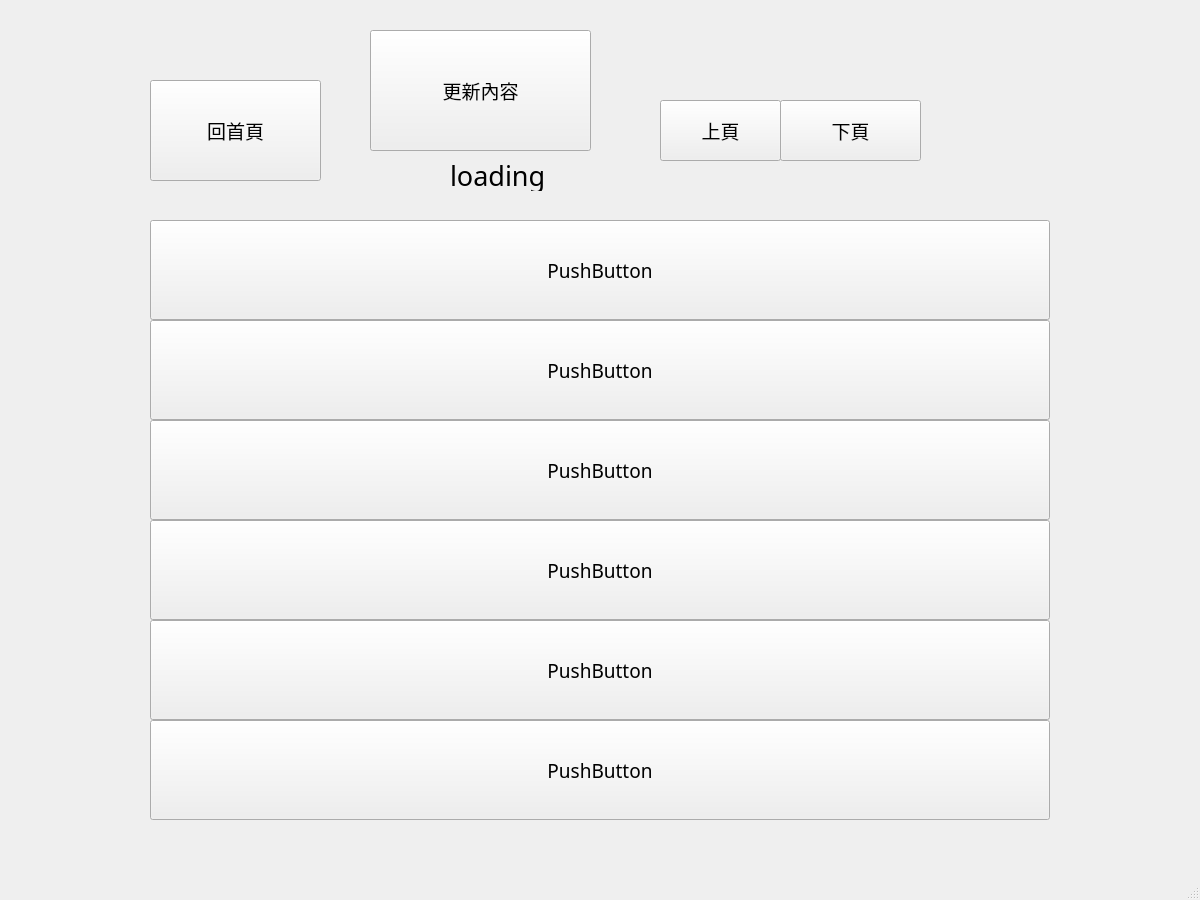
<?xml version="1.0" encoding="UTF-8"?>
<ui version="4.0">
 <class>MainWindow</class>
 <widget class="QMainWindow" name="MainWindow">
  <property name="geometry">
   <rect>
    <x>0</x>
    <y>0</y>
    <width>1200</width>
    <height>900</height>
   </rect>
  </property>
  <property name="windowTitle">
   <string>MainWindow</string>
  </property>
  <widget class="QWidget" name="centralwidget">
   <widget class="QPushButton" name="pushButton_2">
    <property name="geometry">
     <rect>
      <x>150</x>
      <y>220</y>
      <width>900</width>
      <height>100</height>
     </rect>
    </property>
    <property name="font">
     <font>
      <family>3ds</family>
      <pointsize>14</pointsize>
     </font>
    </property>
    <property name="text">
     <string>PushButton</string>
    </property>
   </widget>
   <widget class="QPushButton" name="pushButton_3">
    <property name="geometry">
     <rect>
      <x>150</x>
      <y>320</y>
      <width>900</width>
      <height>100</height>
     </rect>
    </property>
    <property name="font">
     <font>
      <family>3ds</family>
      <pointsize>14</pointsize>
     </font>
    </property>
    <property name="text">
     <string>PushButton</string>
    </property>
   </widget>
   <widget class="QPushButton" name="pushButton_4">
    <property name="geometry">
     <rect>
      <x>150</x>
      <y>420</y>
      <width>900</width>
      <height>100</height>
     </rect>
    </property>
    <property name="font">
     <font>
      <family>3ds</family>
      <pointsize>14</pointsize>
     </font>
    </property>
    <property name="text">
     <string>PushButton</string>
    </property>
   </widget>
   <widget class="QPushButton" name="pushButton_5">
    <property name="geometry">
     <rect>
      <x>150</x>
      <y>520</y>
      <width>900</width>
      <height>100</height>
     </rect>
    </property>
    <property name="font">
     <font>
      <family>3ds</family>
      <pointsize>14</pointsize>
     </font>
    </property>
    <property name="text">
     <string>PushButton</string>
    </property>
   </widget>
   <widget class="QPushButton" name="pushButton_6">
    <property name="geometry">
     <rect>
      <x>150</x>
      <y>620</y>
      <width>900</width>
      <height>100</height>
     </rect>
    </property>
    <property name="font">
     <font>
      <family>3ds</family>
      <pointsize>14</pointsize>
     </font>
    </property>
    <property name="text">
     <string>PushButton</string>
    </property>
   </widget>
   <widget class="QPushButton" name="pushButton_7">
    <property name="geometry">
     <rect>
      <x>150</x>
      <y>720</y>
      <width>900</width>
      <height>100</height>
     </rect>
    </property>
    <property name="font">
     <font>
      <family>3ds</family>
      <pointsize>14</pointsize>
     </font>
    </property>
    <property name="text">
     <string>PushButton</string>
    </property>
   </widget>
   <widget class="QPushButton" name="pushButton_prePage">
    <property name="geometry">
     <rect>
      <x>660</x>
      <y>100</y>
      <width>121</width>
      <height>61</height>
     </rect>
    </property>
    <property name="font">
     <font>
      <family>3ds</family>
      <pointsize>14</pointsize>
     </font>
    </property>
    <property name="text">
     <string>上頁</string>
    </property>
   </widget>
   <widget class="QPushButton" name="pushButton_nextPage">
    <property name="geometry">
     <rect>
      <x>780</x>
      <y>100</y>
      <width>141</width>
      <height>61</height>
     </rect>
    </property>
    <property name="font">
     <font>
      <family>3ds</family>
      <pointsize>14</pointsize>
     </font>
    </property>
    <property name="text">
     <string>下頁</string>
    </property>
   </widget>
   <widget class="QPushButton" name="pushButton_9">
    <property name="geometry">
     <rect>
      <x>150</x>
      <y>80</y>
      <width>171</width>
      <height>101</height>
     </rect>
    </property>
    <property name="font">
     <font>
      <family>3ds</family>
      <pointsize>14</pointsize>
     </font>
    </property>
    <property name="text">
     <string>回首頁</string>
    </property>
   </widget>
   <widget class="QPushButton" name="pushButton_update">
    <property name="geometry">
     <rect>
      <x>370</x>
      <y>30</y>
      <width>221</width>
      <height>121</height>
     </rect>
    </property>
    <property name="font">
     <font>
      <family>3ds</family>
      <pointsize>14</pointsize>
     </font>
    </property>
    <property name="text">
     <string>更新內容</string>
    </property>
   </widget>
   <widget class="QLabel" name="label_loading">
    <property name="geometry">
     <rect>
      <x>450</x>
      <y>160</y>
      <width>191</width>
      <height>31</height>
     </rect>
    </property>
    <property name="font">
     <font>
      <family>Adobe 黑体 Std R</family>
      <pointsize>20</pointsize>
     </font>
    </property>
    <property name="text">
     <string>loading</string>
    </property>
   </widget>
  </widget>
  <widget class="QMenuBar" name="menubar">
   <property name="geometry">
    <rect>
     <x>0</x>
     <y>0</y>
     <width>1200</width>
     <height>18</height>
    </rect>
   </property>
  </widget>
  <widget class="QStatusBar" name="statusbar"/>
 </widget>
 <resources/>
 <connections/>
</ui>
